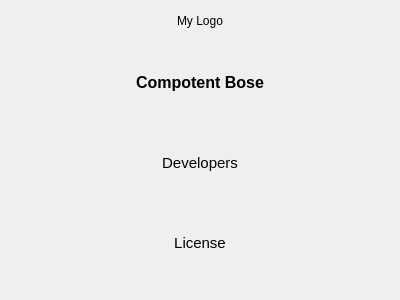
<?xml version="1.0" encoding="UTF-8"?>
<ui version="4.0">
 <class>Dialog</class>
 <widget class="QDialog" name="Dialog">
  <property name="geometry">
   <rect>
    <x>0</x>
    <y>0</y>
    <width>400</width>
    <height>300</height>
   </rect>
  </property>
  <property name="windowTitle">
   <string>Dialog</string>
  </property>
  <layout class="QGridLayout" name="gridLayout">
   <item row="0" column="2">
    <spacer name="horizontalSpacer_2">
     <property name="orientation">
      <enum>Qt::Horizontal</enum>
     </property>
     <property name="sizeHint" stdset="0">
      <size>
       <width>40</width>
       <height>20</height>
      </size>
     </property>
    </spacer>
   </item>
   <item row="0" column="0">
    <spacer name="horizontalSpacer">
     <property name="orientation">
      <enum>Qt::Horizontal</enum>
     </property>
     <property name="sizeHint" stdset="0">
      <size>
       <width>40</width>
       <height>20</height>
      </size>
     </property>
    </spacer>
   </item>
   <item row="1" column="1">
    <widget class="QWidget" name="widget" native="true">
     <layout class="QVBoxLayout" name="verticalLayout_3">
      <item>
       <layout class="QVBoxLayout" name="verticalLayout_2">
        <item>
         <widget class="QLabel" name="heading">
          <property name="text">
           <string>&lt;html&gt;&lt;head/&gt;&lt;body&gt;&lt;p align=&quot;center&quot;&gt;&lt;span style=&quot; font-size:12pt; font-weight:600;&quot;&gt;Compotent Bose&lt;/span&gt;&lt;/p&gt;&lt;/body&gt;&lt;/html&gt;</string>
          </property>
         </widget>
        </item>
        <item>
         <widget class="QLabel" name="Developers">
          <property name="text">
           <string>&lt;html&gt;&lt;head/&gt;&lt;body&gt;&lt;p align=&quot;center&quot;&gt;&lt;span style=&quot; font-size:11pt;&quot;&gt;Developers&lt;/span&gt;&lt;/p&gt;&lt;/body&gt;&lt;/html&gt;</string>
          </property>
         </widget>
        </item>
        <item>
         <widget class="QLabel" name="License">
          <property name="text">
           <string>&lt;html&gt;&lt;head/&gt;&lt;body&gt;&lt;p align=&quot;center&quot;&gt;&lt;span style=&quot; font-size:11pt;&quot;&gt;License&lt;/span&gt;&lt;/p&gt;&lt;/body&gt;&lt;/html&gt;</string>
          </property>
         </widget>
        </item>
       </layout>
      </item>
     </layout>
    </widget>
   </item>
   <item row="0" column="1">
    <layout class="QVBoxLayout" name="verticalLayout">
     <item>
      <widget class="QLabel" name="logo">
       <property name="sizePolicy">
        <sizepolicy hsizetype="Preferred" vsizetype="Fixed">
         <horstretch>0</horstretch>
         <verstretch>0</verstretch>
        </sizepolicy>
       </property>
       <property name="text">
        <string>&lt;html&gt;&lt;head/&gt;&lt;body&gt;&lt;p align=&quot;center&quot;&gt;My Logo&lt;/p&gt;&lt;/body&gt;&lt;/html&gt;</string>
       </property>
      </widget>
     </item>
    </layout>
   </item>
  </layout>
 </widget>
 <resources/>
 <connections/>
</ui>
